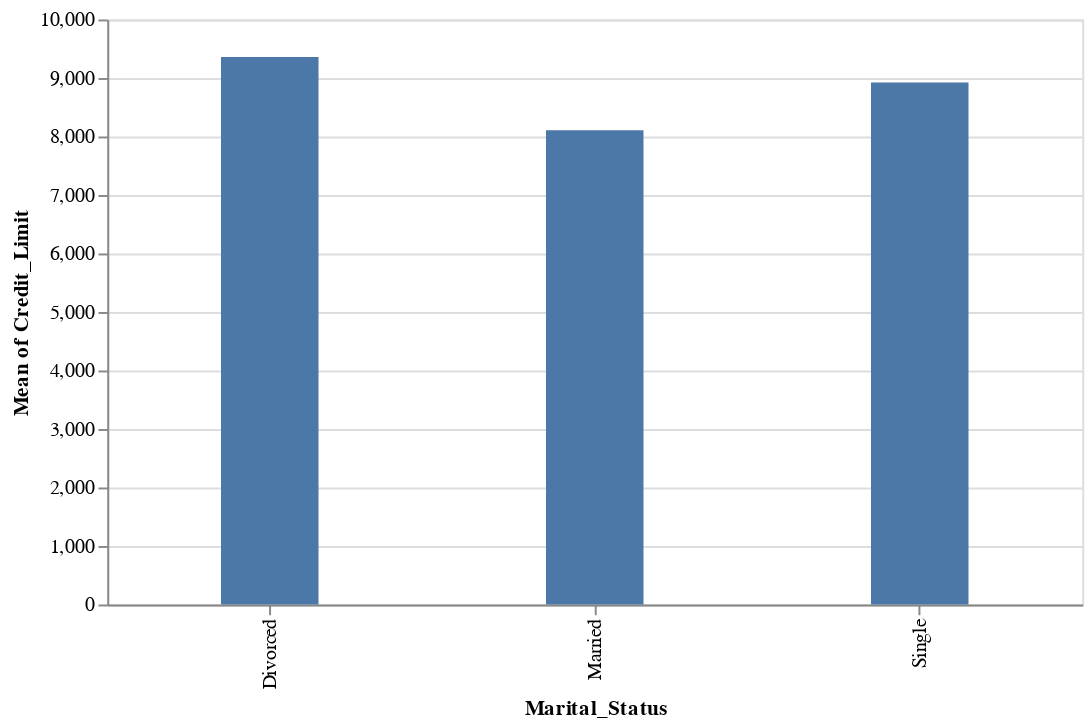

This figure's notebook cell:
### Markdown cell above
## Filtragem

O Altair também fornece funções para filtrar dados para que possamos criar gráficos mais focados ou específicos. Existem vários predicados que são passados para a transform_filter função. Cada predicado aplica um método diferente de filtragem.

Por exemplo, o de predicados permite filtrar linhas com base em uma lista de valores. O código a seguir cria um gráfico de barras que mostra o limite de crédito médio para cada estado civil fornecido na lista especificada pelo oneOf parâmetro.

### Code cell
alt.Chart(churn).mark_bar(width=50).encode(x='Marital_Status', y='mean(Credit_Limit):Q').transform_filter(alt.FieldOneOfPredicate(field='Marital_Status', oneOf=['Single','Married','Divorced'])).properties(height=300, width=500)

### Figure 1 — Vega-Lite specification as saved in the notebook (floating-point values rounded to 4 significant figures; data arrays with more than 128 entries replaced by an {"elided": "..."} marker saying what was removed)
{"config": {"view": {"continuousWidth": 400, "continuousHeight": 300}}, "data": {"name": "data-1ae36ebf1d77f80de4689e2d9f8460cb"}, "mark": {"type": "bar", "width": 50}, "encoding": {"x": {"field": "Marital_Status", "type": "nominal"}, "y": {"aggregate": "mean", "field": "Credit_Limit", "type": "quantitative"}}, "height": 300, "transform": [{"filter": {"field": "Marital_Status", "oneOf": ["Single", "Married", "Divorced"]}}], "width": 500, "$schema": "https://vega.github.io/schema/vega-lite/v4.17.0.json", "datasets": {"data-1ae36ebf1d77f80de4689e2d9f8460cb": {"elided": "5000 records"}}}
